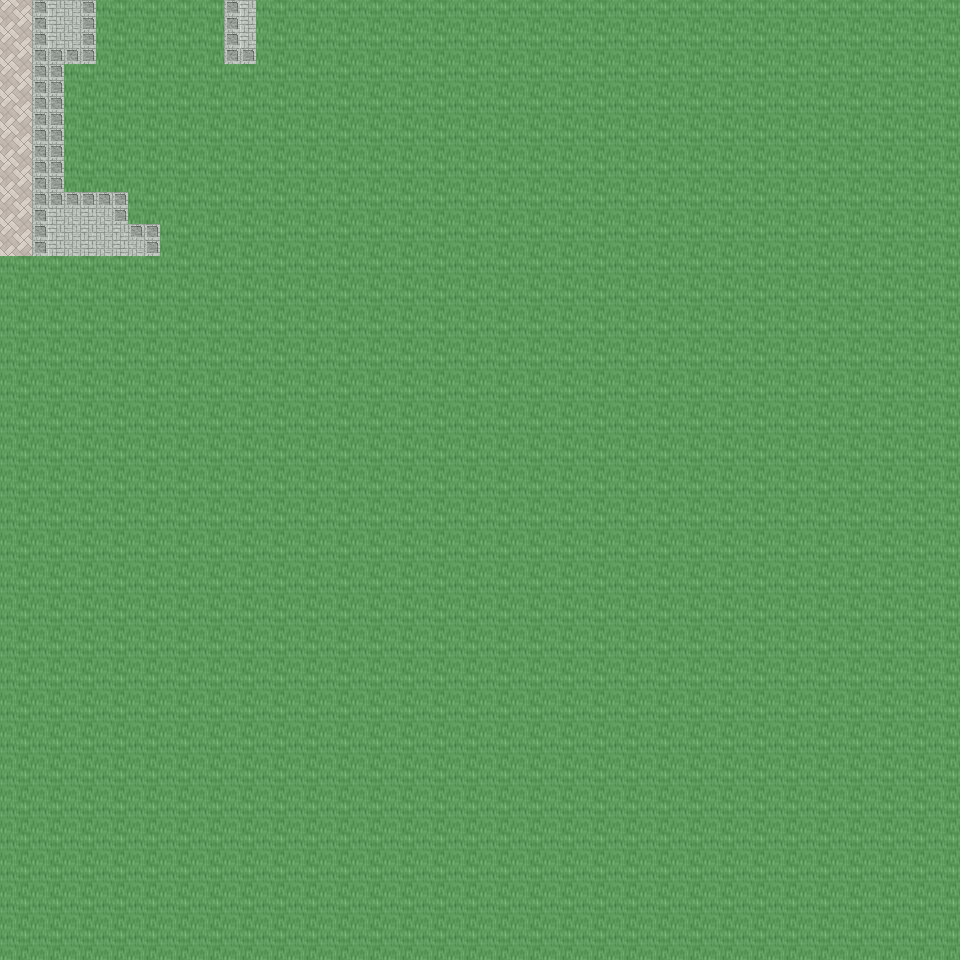

This is a level from a 2D game, rendered from its Tiled map with the project's own tilesets. A one-line summary and the map file follow, with tile-layer data summarised:
An orthogonal 30x30 tile map with 32x32 px tiles, 6 tile layers (Ground, Object, Object2, Above, ...), 25 tilesets and 3 objects (3x mapchange).

<map version="1.0" orientation="orthogonal" renderorder="right-down" width="30" height="30" tilewidth="32" tileheight="32" nextobjectid="4">
  <tileset firstgid="1" name="tileset_ground_ground" tilewidth="32" tileheight="32" tilecount="33" columns="3">
    <image source="../drawable/tileset_ground_ground.png" width="96" height="352" />
  </tileset>
  <tileset firstgid="34" name="tileset_building_castle" tilewidth="32" tileheight="32" tilecount="320" columns="20">
    <image source="../drawable/tileset_building_castle.png" width="640" height="512" />
  </tileset>
  <tileset firstgid="354" name="tileset_furniture_carpet_carpets_2" tilewidth="32" tileheight="32" tilecount="20" columns="4">
    <image source="../drawable/tileset_furniture_carpet_carpets_2.png" width="128" height="160" />
  </tileset>
  <tileset firstgid="374" name="tileset_ground_indoor_tiles" tilewidth="32" tileheight="32" tilecount="8" columns="2">
    <image source="../drawable/tileset_ground_indoor_tiles.png" width="64" height="128" />
  </tileset>
  <tileset firstgid="382" name="tileset_ground_water_pool" tilewidth="32" tileheight="32" tilecount="72" columns="3">
    <image source="../drawable/tileset_ground_water_pool.png" width="96" height="768" />
  </tileset>
  <tileset firstgid="454" name="tileset_ground_ridge_earth_dark" tilewidth="32" tileheight="32" tilecount="96" columns="12">
    <image source="../drawable/tileset_ground_ridge_earth_dark.png" width="384" height="256" />
  </tileset>
  <tileset firstgid="550" name="tileset_logic_collision" tilewidth="32" tileheight="32" tilecount="1" columns="1">
    <image source="../drawable/tileset_logic_collision.png" width="32" height="32" />
  </tileset>
  <tileset firstgid="551" name="tileset_building_wall_stone_grey" tilewidth="32" tileheight="32" tilecount="12" columns="3">
    <image source="../drawable/tileset_building_wall_stone_grey.png" width="96" height="128" />
  </tileset>
  <tileset firstgid="563" name="tileset_building_roof_green" tilewidth="32" tileheight="32" tilecount="20" columns="5">
    <image source="../drawable/tileset_building_roof_green.png" width="160" height="128" />
  </tileset>
  <tileset firstgid="583" name="tileset_ground_ladder_horizontal_dark" tilewidth="32" tileheight="32" tilecount="3" columns="1">
    <image source="../drawable/tileset_ground_ladder_horizontal_dark.png" width="32" height="96" />
  </tileset>
  <tileset firstgid="586" name="tileset_building_house_pink_blue" tilewidth="32" tileheight="32" tilecount="99" columns="11">
    <image source="../drawable/tileset_building_house_pink_blue.png" width="352" height="288" />
  </tileset>
  <tileset firstgid="685" name="tileset_ground_mossy_brick_paving" tilewidth="32" tileheight="32" tilecount="9" columns="3">
    <image source="../drawable/tileset_ground_mossy_brick_paving.png" width="96" height="96" />
  </tileset>
  <tileset firstgid="694" name="tileset_plant_tree_locust_tree" tilewidth="32" tileheight="32" tilecount="20" columns="4">
    <image source="../drawable/tileset_plant_tree_locust_tree.png" width="128" height="160" />
  </tileset>
  <tileset firstgid="714" name="tileset_plant_tree_spruce" tilewidth="32" tileheight="32" tilecount="6" columns="2">
    <image source="../drawable/tileset_plant_tree_spruce.png" width="64" height="96" />
  </tileset>
  <tileset firstgid="720" name="tileset_plant_flower_flowers_mixed" tilewidth="32" tileheight="32" tilecount="16" columns="4">
    <image source="../drawable/tileset_plant_flower_flowers_mixed.png" width="128" height="128" />
  </tileset>
  <tileset firstgid="736" name="tileset_ground_cobbled_paving" tilewidth="32" tileheight="32" tilecount="1" columns="1">
    <image source="../drawable/tileset_ground_cobbled_paving.png" width="32" height="32" />
  </tileset>
  <tileset firstgid="737" name="tileset_plant_flower_daisy_white" tilewidth="32" tileheight="32" tilecount="8" columns="2">
    <image source="../drawable/tileset_plant_flower_daisy_white.png" width="64" height="128" />
  </tileset>
  <tileset firstgid="745" name="tileset_item_postbox" tilewidth="32" tileheight="32" tilecount="4" columns="2">
    <image source="../drawable/tileset_item_postbox.png" width="64" height="64" />
  </tileset>
  <tileset firstgid="749" name="tileset_item_postbox_2" tilewidth="32" tileheight="32" tilecount="2" columns="1">
    <image source="../drawable/tileset_item_postbox_2.png" width="32" height="64" />
  </tileset>
  <tileset firstgid="751" name="tileset_furniture_table_tree_stump_table" tilewidth="32" tileheight="32" tilecount="4" columns="2">
    <image source="../drawable/tileset_furniture_table_tree_stump_table.png" width="64" height="64" />
  </tileset>
  <tileset firstgid="755" name="tileset_plant_stump_int_small_stump" tilewidth="32" tileheight="32" tilecount="1" columns="1">
    <image source="../drawable/tileset_plant_stump_int_small_stump.png" width="32" height="32" />
  </tileset>
  <tileset firstgid="756" name="tileset_plant_grasses" tilewidth="32" tileheight="32" tilecount="6" columns="3">
    <image source="../drawable/tileset_plant_grasses.png" width="96" height="64" />
  </tileset>
  <tileset firstgid="762" name="tileset_building_fence_wooden_brown_fence" tilewidth="32" tileheight="32" tilecount="42" columns="7">
    <image source="../drawable/tileset_building_fence_wooden_brown_fence.png" width="224" height="192" />
  </tileset>
  <tileset firstgid="804" name="tileset_ground_green_paving" tilewidth="32" tileheight="32" tilecount="18" columns="3">
    <image source="../drawable/tileset_ground_green_paving.png" width="96" height="192" />
  </tileset>
  <tileset firstgid="822" name="tileset_building_stone_ruins" tilewidth="32" tileheight="32" tilecount="72" columns="6">
    <image source="../drawable/tileset_building_stone_ruins.png" width="192" height="384" />
  </tileset>
  <layer name="Ground" width="30" height="30">
    <data>[900 cells, 218 non-empty, 11 distinct tile ids]</data>
  </layer>
  <layer name="Object" width="30" height="30">
    <data>[900 cells, 69 non-empty, 14 distinct tile ids]</data>
  </layer>
  <layer name="Object2" width="30" height="30">
    <data>[900 cells, 0 non-empty, 0 distinct tile ids]</data>
  </layer>
  <layer name="Above" width="30" height="30">
    <data>[900 cells, 0 non-empty, 0 distinct tile ids]</data>
  </layer>
  <layer name="Above2" width="30" height="30">
    <data>[900 cells, 0 non-empty, 0 distinct tile ids]</data>
  </layer>
  <layer name="Walkable" width="30" height="30">
    <data>[900 cells, 875 non-empty, 1 distinct tile ids]</data>
  </layer>
  <objectgroup name="MapEvents">
    <object id="1" name="north" type="mapchange" x="0" y="0" width="96" height="32">
      <properties>
        <property name="map" value="0_ados_mountain_n2_w2_x4_y3" />
        <property name="place" value="south" />
      </properties>
    </object>
    <object id="2" name="north2" type="mapchange" x="224" y="0" width="32" height="32">
      <properties>
        <property name="map" value="0_ados_mountain_n2_w2_x4_y3" />
        <property name="place" value="south2" />
      </properties>
    </object>
    <object id="3" name="west" type="mapchange" x="0" y="0" width="32" height="256">
      <properties>
        <property name="map" value="0_ados_mountain_n2_w2_x3_y4" />
        <property name="place" value="east" />
      </properties>
    </object>
  </objectgroup>
</map>
